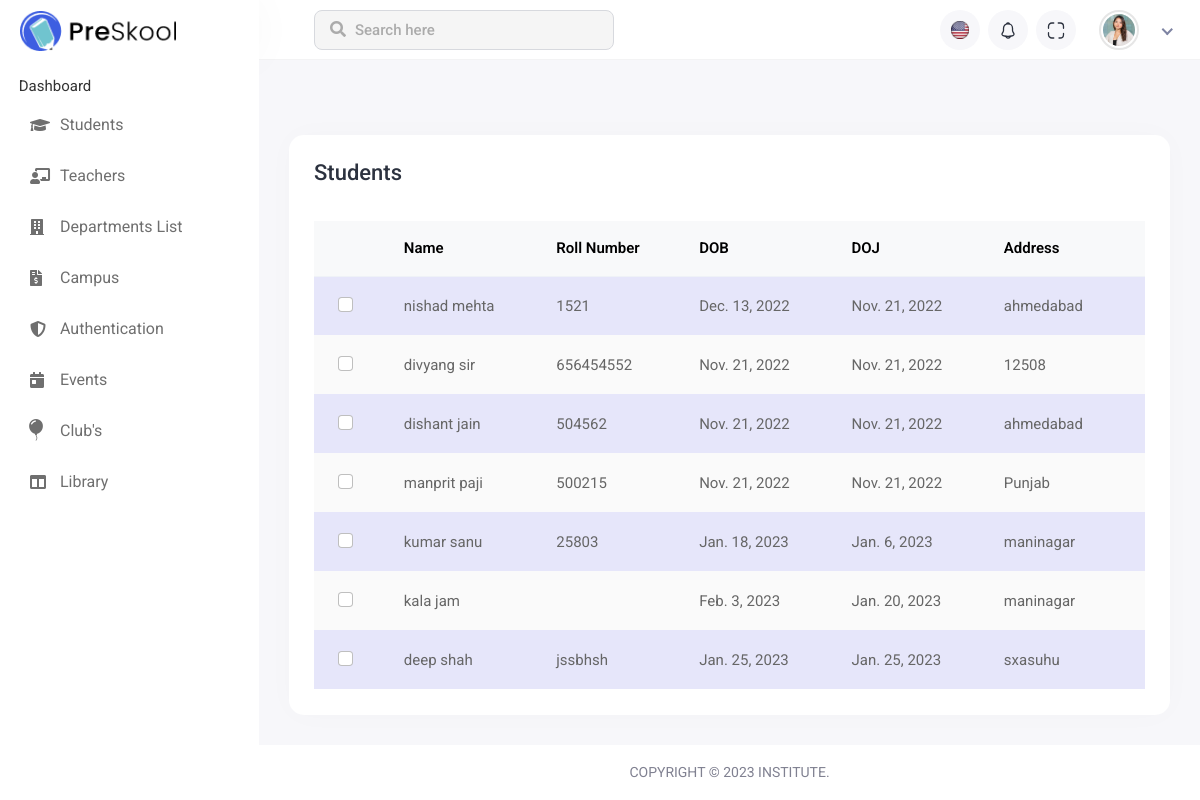
/student_page/ (signed in), run on an earlier commit of the app's database.
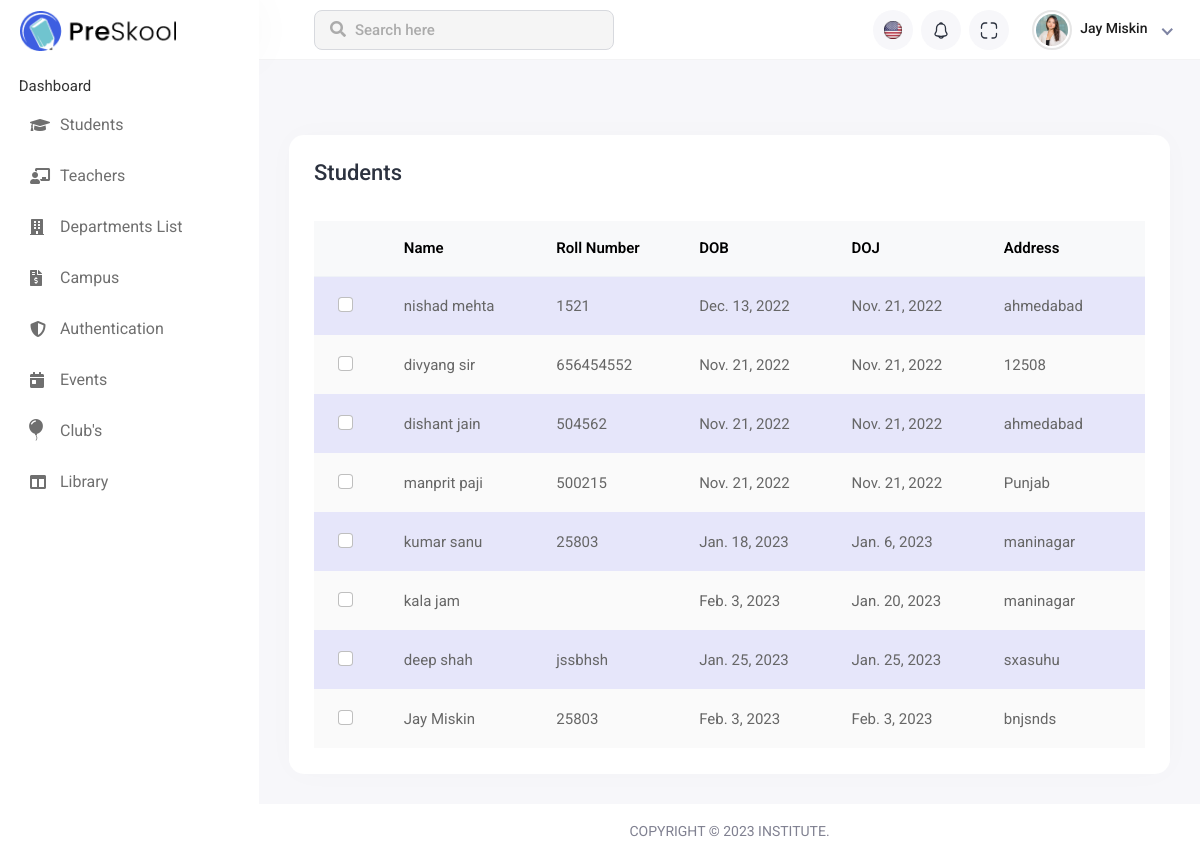
And on a later commit of the database.
### institute_App/models.py (models this page shows, shortened)
class Student(models.Model):
    Common=models.ForeignKey(Common, on_delete=models.CASCADE)
    Roll_Number=models.CharField(max_length=20)
    class Meta:
        db_table="student"

class Common(models.Model):
    Master=models.ForeignKey(Master, on_delete=models.CASCADE)
    Name=models.CharField(max_length=50)
    DateOfBirth=models.DateField(default='2022-11-21')
    DateOfJoining=models.DateField(default='2022-11-21')
    Address=models.CharField(max_length=100)
    class Meta:
        db_table="common"

### institute_App/views.py (the view)
# urls.py: path('student_page/',student_page,name='student_page'),
def student_page(request):
    if 'email' in request.session:
        student_page_data(request) #load student data
        return render(request,'student_page.html', data)
    return render(request,'student_page.html')

### institute_App/views.py (called while the page is built)
def student_page_data(request):
    print(request.POST)
    student = Student.objects.all()
    data['student'] = student

### institute_App/templates/student_page.html (shortened to what the changed rows need)
{% extends 'base.html' %}
{% load static %}
{% block main_content %}
<div class="main-wrapper">
    <div class="header">
        <ul class="nav user-menu">
            <li class="nav-item dropdown has-arrow new-user-menus">
                <a href="#" class="dropdown-toggle nav-link" data-bs-toggle="dropdown">
                    <span class="user-img">
                        <div class="user-text">
                            <h6>{{user_data.first_name}} {{user_data.last_name}}</h6>
                        </div>
                    </span>
                </a>
            </li>
        </ul>
    </div><br><br>
    <div class="page-wrapper">
        <div class="content container-fluid">
            <div class="row">
                <div class="col-sm-12">
                    <div class="card card-table comman-shadow">
                        <div class="card-body">
                            <div class="table-responsive">
                                <table
                                    class="table border-0 star-student table-hover table-center mb-0 datatable table-striped">
                                    <thead class="student-thread">
                                        <tr>
                                            <th>
                                            </th>
                                            <th>Name</th>
                                            <th>Roll Number</th>
                                            <th>DOB</th>
                                            <th>DOJ</th>
                                            <th>Address</th>
                                        </tr>
                                    </thead>
                                    <tbody>
                                        {% for S_data in student %}
                                        <tr>
                                            <td>
                                                <div class="form-check check-tables">
                                                    <input class="form-check-input" type="checkbox" value="something">
                                                </div>
                                            </td>
                                            <td>{{S_data.Common.Name}}</td>
                                            <td>{{S_data.Roll_Number}}</td>
                                            <td>{{S_data.Common.DateOfBirth}}</td>
                                            <td>{{S_data.Common.DateOfJoining}}</td>
                                            <td>{{S_data.Common.Address}}</td>
                                        </tr>
                                        {% endfor %}
                                    </tbody>
                                </table>
                            </div>
                        </div>
                    </div>
                </div>
            </div>
        </div>
    </div>
</div>
{% endblock %}

What changed in the data, as far as the page shows it:
added Common: first_name "Jay", last_name "Miskin"
added Student: Common.Name "Jay Miskin", Roll_Number "25803", Common.DateOfBirth "Feb. 3, 2023", Common.DateOfJoining "Feb. 3, 2023", Common.Address "bnjsnds"
